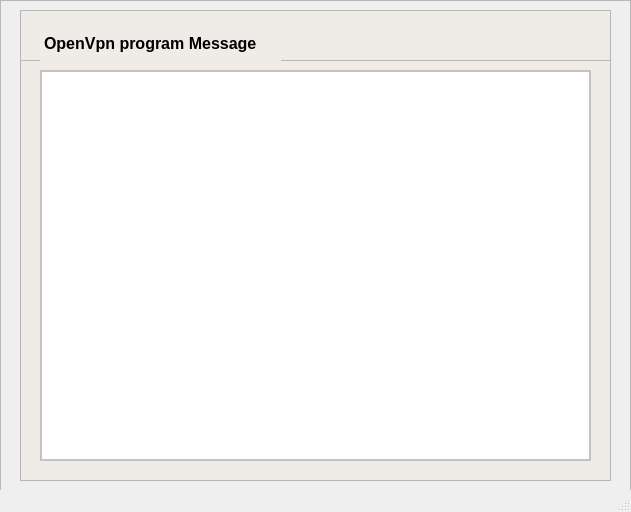
<?xml version="1.0" encoding="UTF-8"?>
<ui version="4.0">
 <class>log</class>
 <widget class="QMainWindow" name="log">
  <property name="geometry">
   <rect>
    <x>0</x>
    <y>0</y>
    <width>631</width>
    <height>512</height>
   </rect>
  </property>
  <property name="windowTitle">
   <string>MainWindow</string>
  </property>
  <widget class="QWidget" name="centralwidget">
   <widget class="QFrame" name="frame_3">
    <property name="geometry">
     <rect>
      <x>0</x>
      <y>0</y>
      <width>631</width>
      <height>511</height>
     </rect>
    </property>
    <property name="frameShape">
     <enum>QFrame::StyledPanel</enum>
    </property>
    <property name="frameShadow">
     <enum>QFrame::Raised</enum>
    </property>
    <widget class="QFrame" name="frame_4">
     <property name="geometry">
      <rect>
       <x>20</x>
       <y>60</y>
       <width>591</width>
       <height>421</height>
      </rect>
     </property>
     <property name="styleSheet">
      <string notr="true">QFrame {
	background-color:#efebe7
}</string>
     </property>
     <property name="frameShape">
      <enum>QFrame::StyledPanel</enum>
     </property>
     <property name="frameShadow">
      <enum>QFrame::Raised</enum>
     </property>
     <widget class="QTextBrowser" name="textBrowser">
      <property name="geometry">
       <rect>
        <x>20</x>
        <y>10</y>
        <width>551</width>
        <height>391</height>
       </rect>
      </property>
      <property name="styleSheet">
       <string notr="true">background-color:#ffffff;
border: 2px solid #c4c1bf;
color:#000000;</string>
      </property>
     </widget>
    </widget>
    <widget class="QFrame" name="frame_5">
     <property name="geometry">
      <rect>
       <x>20</x>
       <y>10</y>
       <width>591</width>
       <height>51</height>
      </rect>
     </property>
     <property name="styleSheet">
      <string notr="true">background-color:#efebe7</string>
     </property>
     <property name="frameShape">
      <enum>QFrame::StyledPanel</enum>
     </property>
     <property name="frameShadow">
      <enum>QFrame::Raised</enum>
     </property>
     <widget class="QTextEdit" name="textEdit">
      <property name="geometry">
       <rect>
        <x>20</x>
        <y>20</y>
        <width>241</width>
        <height>31</height>
       </rect>
      </property>
      <property name="styleSheet">
       <string notr="true">background-color:#efebe7;
border: none;
color:#000000;</string>
      </property>
      <property name="html">
       <string>&lt;!DOCTYPE HTML PUBLIC &quot;-//W3C//DTD HTML 4.0//EN&quot; &quot;http://www.w3.org/TR/REC-html40/strict.dtd&quot;&gt;
&lt;html&gt;&lt;head&gt;&lt;meta name=&quot;qrichtext&quot; content=&quot;1&quot; /&gt;&lt;style type=&quot;text/css&quot;&gt;
p, li { white-space: pre-wrap; }
&lt;/style&gt;&lt;/head&gt;&lt;body style=&quot; font-family:'Gulim'; font-size:9pt; font-weight:400; font-style:normal;&quot;&gt;
&lt;p style=&quot; margin-top:0px; margin-bottom:0px; margin-left:0px; margin-right:0px; -qt-block-indent:0; text-indent:0px;&quot;&gt;&lt;span style=&quot; font-size:12pt; font-weight:600;&quot;&gt;OpenVpn program Message&lt;/span&gt;&lt;/p&gt;&lt;/body&gt;&lt;/html&gt;</string>
      </property>
     </widget>
    </widget>
   </widget>
  </widget>
  <widget class="QStatusBar" name="statusbar"/>
 </widget>
 <resources/>
 <connections/>
</ui>
